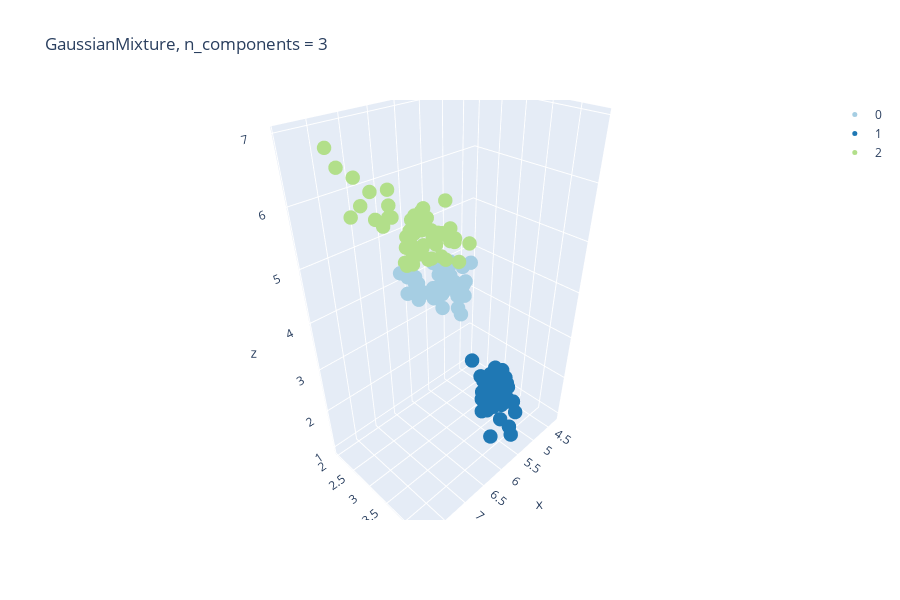

The notebook cell saved with this chart:
### Markdown cell above
![gmixture](1_lTv7e4Cdlp738X_WFZyZHA.png)

### Code cell
from sklearn.mixture import GaussianMixture

X = iris.data
y = iris.target

gm = GaussianMixture(n_components = 3) # what if will not define the num. pf components?
gm.fit(X)

y_pred = gm.predict(X)

plot_3d(X, y_pred, 'GaussianMixture, n_components = 3 ')
iris_cluster = cluster_scoring_pivot(X, y, y_pred, iris_cluster, 'GaussianMixture')

### Figure 1 — Plotly figure (JSON) as saved in the notebook; plotly's stock layout.template omitted (floating-point values rounded to 4 significant figures)
{"data": [{"marker": {"color": "rgb(166,206,227)", "size": 5}, "mode": "markers", "name": "0", "type": "scatter3d", "x": [7, 6.4, 6.9, 5.5, 6.5, 5.7, 6.3, 4.9, 6.6, 5.2, 5, 5.9, 6, 6.1, 5.6, 6.7, 5.6, 5.8, 5.6, 6.1, 6.1, 6.4, 6.6, 6.8, 6, 5.7, 5.5, 5.5, 5.8, 5.4, 6, 6.7, 6.3, 5.6, 5.5, 5.5, 6.1, 5.8, 5, 5.6, 5.7, 5.7, 6.2, 5.1, 5.7], "y": [3.2, 3.2, 3.1, 2.3, 2.8, 2.8, 3.3, 2.4, 2.9, 2.7, 2, 3, 2.2, 2.9, 2.9, 3.1, 3, 2.7, 2.5, 2.8, 2.8, 2.9, 3, 2.8, 2.9, 2.6, 2.4, 2.4, 2.7, 3, 3.4, 3.1, 2.3, 3, 2.5, 2.6, 3, 2.6, 2.3, 2.7, 3, 2.9, 2.9, 2.5, 2.8], "z": [4.7, 4.5, 4.9, 4, 4.6, 4.5, 4.7, 3.3, 4.6, 3.9, 3.5, 4.2, 4, 4.7, 3.6, 4.4, 4.5, 4.1, 3.9, 4, 4.7, 4.3, 4.4, 4.8, 4.5, 3.5, 3.8, 3.7, 3.9, 4.5, 4.5, 4.7, 4.4, 4.1, 4, 4.4, 4.6, 4, 3.3, 4.2, 4.2, 4.2, 4.3, 3, 4.1]}, {"marker": {"color": "rgb(31,120,180)", "size": 5}, "mode": "markers", "name": "1", "type": "scatter3d", "x": [5.1, 4.9, 4.7, 4.6, 5, 5.4, 4.6, 5, 4.4, 4.9, 5.4, 4.8, 4.8, 4.3, 5.8, 5.7, 5.4, 5.1, 5.7, 5.1, 5.4, 5.1, 4.6, 5.1, 4.8, 5, 5, 5.2, 5.2, 4.7, 4.8, 5.4, 5.2, 5.5, 4.9, 5, 5.5, 4.9, 4.4, 5.1, 5, 4.5, 4.4, 5, 5.1, 4.8, 5.1, 4.6, 5.3, 5], "y": [3.5, 3, 3.2, 3.1, 3.6, 3.9, 3.4, 3.4, 2.9, 3.1, 3.7, 3.4, 3, 3, 4, 4.4, 3.9, 3.5, 3.8, 3.8, 3.4, 3.7, 3.6, 3.3, 3.4, 3, 3.4, 3.5, 3.4, 3.2, 3.1, 3.4, 4.1, 4.2, 3.1, 3.2, 3.5, 3.6, 3, 3.4, 3.5, 2.3, 3.2, 3.5, 3.8, 3, 3.8, 3.2, 3.7, 3.3], "z": [1.4, 1.4, 1.3, 1.5, 1.4, 1.7, 1.4, 1.5, 1.4, 1.5, 1.5, 1.6, 1.4, 1.1, 1.2, 1.5, 1.3, 1.4, 1.7, 1.5, 1.7, 1.5, 1, 1.7, 1.9, 1.6, 1.6, 1.5, 1.4, 1.6, 1.6, 1.5, 1.5, 1.4, 1.5, 1.2, 1.3, 1.4, 1.3, 1.5, 1.3, 1.3, 1.3, 1.6, 1.9, 1.4, 1.6, 1.4, 1.5, 1.4]}, {"marker": {"color": "rgb(178,223,138)", "size": 5}, "mode": "markers", "name": "2", "type": "scatter3d", "x": [6.2, 5.9, 6.3, 6.7, 6, 6.3, 5.8, 7.1, 6.3, 6.5, 7.6, 4.9, 7.3, 6.7, 7.2, 6.5, 6.4, 6.8, 5.7, 5.8, 6.4, 6.5, 7.7, 7.7, 6, 6.9, 5.6, 7.7, 6.3, 6.7, 7.2, 6.2, 6.1, 6.4, 7.2, 7.4, 7.9, 6.4, 6.3, 6.1, 7.7, 6.3, 6.4, 6, 6.9, 6.7, 6.9, 5.8, 6.8, 6.7, 6.7, 6.3, 6.5, 6.2, 5.9], "y": [2.2, 3.2, 2.5, 3, 2.7, 3.3, 2.7, 3, 2.9, 3, 3, 2.5, 2.9, 2.5, 3.6, 3.2, 2.7, 3, 2.5, 2.8, 3.2, 3, 3.8, 2.6, 2.2, 3.2, 2.8, 2.8, 2.7, 3.3, 3.2, 2.8, 3, 2.8, 3, 2.8, 3.8, 2.8, 2.8, 2.6, 3, 3.4, 3.1, 3, 3.1, 3.1, 3.1, 2.7, 3.2, 3.3, 3, 2.5, 3, 3.4, 3], "z": [4.5, 4.8, 4.9, 5, 5.1, 6, 5.1, 5.9, 5.6, 5.8, 6.6, 4.5, 6.3, 5.8, 6.1, 5.1, 5.3, 5.5, 5, 5.1, 5.3, 5.5, 6.7, 6.9, 5, 5.7, 4.9, 6.7, 4.9, 5.7, 6, 4.8, 4.9, 5.6, 5.8, 6.1, 6.4, 5.6, 5.1, 5.6, 6.1, 5.6, 5.5, 4.8, 5.4, 5.6, 5.1, 5.1, 5.9, 5.7, 5.2, 5, 5.2, 5.4, 5.1]}, {"marker": {"color": "rgb(51,160,44)", "size": 5}, "mode": "markers", "name": "3", "type": "scatter3d", "x": [], "y": [], "z": []}, {"marker": {"color": "rgb(251,154,153)", "size": 5}, "mode": "markers", "name": "4", "type": "scatter3d", "x": [], "y": [], "z": []}, {"marker": {"color": "rgb(227,26,28)", "size": 5}, "mode": "markers", "name": "5", "type": "scatter3d", "x": [], "y": [], "z": []}, {"marker": {"color": "rgb(253,191,111)", "size": 5}, "mode": "markers", "name": "6", "type": "scatter3d", "x": [], "y": [], "z": []}, {"marker": {"color": "rgb(255,127,0)", "size": 5}, "mode": "markers", "name": "7", "type": "scatter3d", "x": [], "y": [], "z": []}, {"marker": {"color": "rgb(202,178,214)", "size": 5}, "mode": "markers", "name": "8", "type": "scatter3d", "x": [], "y": [], "z": []}, {"marker": {"color": "rgb(106,61,154)", "size": 5}, "mode": "markers", "name": "9", "type": "scatter3d", "x": [], "y": [], "z": []}], "layout": {"height": 600, "title": {"text": "GaussianMixture, n_components = 3 "}, "width": 900}}
